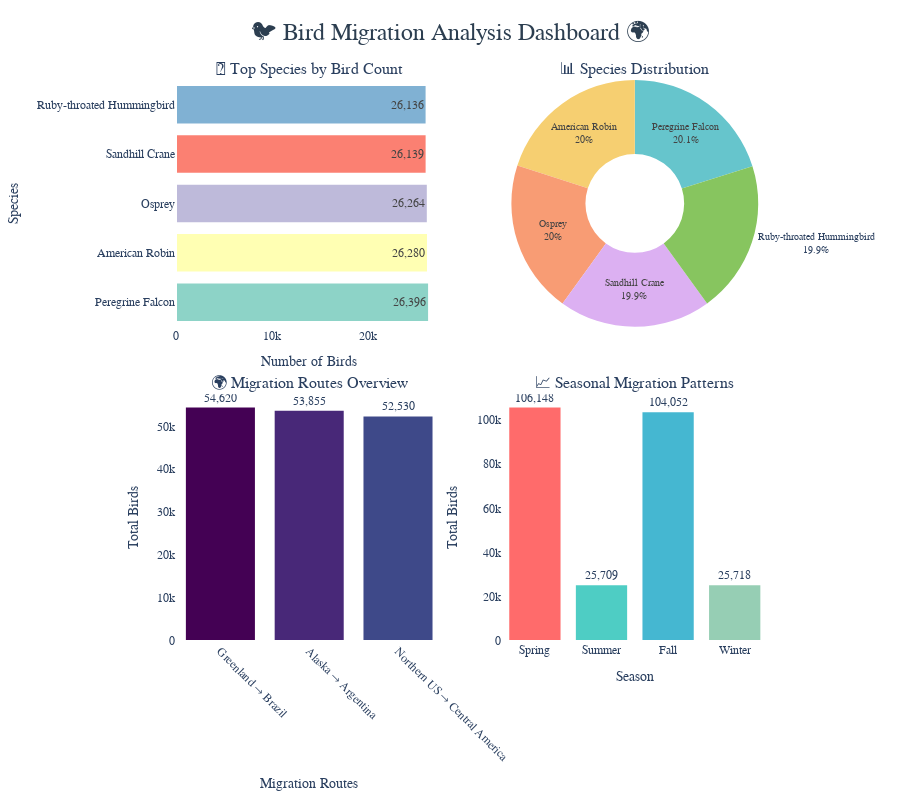

Notebook source saved alongside this figure:
### Code cell
# 🎨 Create a comprehensive species visualization dashboard
fig = make_subplots(
    rows=2, cols=2,
    subplot_titles=[
        "🥇 Top Species by Bird Count",
        "📊 Species Distribution",
        "🌍 Migration Routes Overview", 
        "📈 Seasonal Migration Patterns"
    ],
    specs=[[{"type": "bar"}, {"type": "pie"}],
           [{"type": "bar"}, {"type": "bar"}]],
    vertical_spacing=0.12,
    horizontal_spacing=0.1
)

# 1. Top Species Bar Chart
species_names = list(report['top_species'].keys())
species_counts = list(report['top_species'].values())

fig.add_trace(
    go.Bar(
        x=species_counts,
        y=species_names,
        orientation='h',
        marker=dict(
            color=px.colors.qualitative.Set3[:len(species_names)],
            line=dict(width=2, color='white')
        ),
        text=[f"{count:,}" for count in species_counts],
        textposition='inside',
        name="Species Count"
    ),
    row=1, col=1
)

# 2. Species Distribution Pie Chart
fig.add_trace(
    go.Pie(
        labels=species_names,
        values=species_counts,
        hole=0.4,
        marker=dict(colors=px.colors.qualitative.Pastel),
        textinfo='label+percent',
        textfont_size=10
    ),
    row=1, col=2
)

# 3. Migration Routes Bar Chart
route_names = [route['route'] for route in report['busiest_routes']]
route_counts = [route['bird_count'] for route in report['busiest_routes']]

fig.add_trace(
    go.Bar(
        x=route_names,
        y=route_counts,
        marker=dict(
            color=px.colors.sequential.Viridis[:len(route_names)],
            line=dict(width=2, color='white')
        ),
        text=[f"{count:,}" for count in route_counts],
        textposition='outside',
        name="Route Birds"
    ),
    row=2, col=1
)

# 4. Seasonal Patterns
seasons = ['Spring', 'Summer', 'Fall', 'Winter']
seasonal_totals = [
    report['seasonal_summary']['spring_total'],
    report['seasonal_summary']['summer_total'],
    report['seasonal_summary']['fall_total'],
    report['seasonal_summary']['winter_total']
]
seasonal_colors = ['#FF6B6B', '#4ECDC4', '#45B7D1', '#96CEB4']

fig.add_trace(
    go.Bar(
        x=seasons,
        y=seasonal_totals,
        marker=dict(
            color=seasonal_colors,
            line=dict(width=2, color='white')
        ),
        text=[f"{total:,}" for total in seasonal_totals],
        textposition='outside',
        name="Seasonal Migration"
    ),
    row=2, col=2
)

# Update layout with beautiful styling
fig.update_layout(
    title=dict(
        text="🐦 Bird Migration Analysis Dashboard 🌍",
        x=0.5,
        font=dict(size=24, color='#2C3E50')
    ),
    height=800,
    showlegend=False,
    plot_bgcolor='white',
    paper_bgcolor='white',
    font=dict(family="Arial, sans-serif", size=12),
    margin=dict(t=80, b=40, l=40, r=40)
)

# Update x-axes
fig.update_xaxes(title_text="Number of Birds", row=1, col=1)
fig.update_xaxes(title_text="Migration Routes", row=2, col=1, tickangle=45)
fig.update_xaxes(title_text="Season", row=2, col=2)

# Update y-axes
fig.update_yaxes(title_text="Species", row=1, col=1)
fig.update_yaxes(title_text="Total Birds", row=2, col=1)
fig.update_yaxes(title_text="Total Birds", row=2, col=2)

fig.show()

print("🎉 Beautiful migration dashboard created!")

### Figure 1 — Plotly figure (JSON) as saved in the notebook; plotly's stock layout.template omitted (floating-point values rounded to 4 significant figures)
{"data": [{"marker": {"color": ["rgb(141,211,199)", "rgb(255,255,179)", "rgb(190,186,218)", "rgb(251,128,114)", "rgb(128,177,211)"], "line": {"color": "white", "width": 2}}, "name": "Species Count", "orientation": "h", "text": ["26,396", "26,280", "26,264", "26,139", "26,136"], "textposition": "inside", "type": "bar", "x": [26396, 26280, 26264, 26139, 26136], "xaxis": "x", "y": ["Peregrine Falcon", "American Robin", "Osprey", "Sandhill Crane", "Ruby-throated Hummingbird"], "yaxis": "y"}, {"domain": {"x": [0.55, 1], "y": [0.56, 1]}, "hole": 0.4, "labels": ["Peregrine Falcon", "American Robin", "Osprey", "Sandhill Crane", "Ruby-throated Hummingbird"], "marker": {"colors": ["rgb(102, 197, 204)", "rgb(246, 207, 113)", "rgb(248, 156, 116)", "rgb(220, 176, 242)", "rgb(135, 197, 95)", "rgb(158, 185, 243)", "rgb(254, 136, 177)", "rgb(201, 219, 116)", "rgb(139, 224, 164)", "rgb(180, 151, 231)", "rgb(179, 179, 179)"]}, "textfont": {"size": 10}, "textinfo": "label+percent", "type": "pie", "values": [26396, 26280, 26264, 26139, 26136]}, {"marker": {"color": ["#440154", "#482878", "#3e4989"], "line": {"color": "white", "width": 2}}, "name": "Route Birds", "text": ["54,620", "53,855", "52,530"], "textposition": "outside", "type": "bar", "x": ["Greenland → Brazil", "Alaska → Argentina", "Northern US → Central America"], "xaxis": "x2", "y": [54620, 53855, 52530], "yaxis": "y2"}, {"marker": {"color": ["#FF6B6B", "#4ECDC4", "#45B7D1", "#96CEB4"], "line": {"color": "white", "width": 2}}, "name": "Seasonal Migration", "text": ["106,148", "25,709", "104,052", "25,718"], "textposition": "outside", "type": "bar", "x": ["Spring", "Summer", "Fall", "Winter"], "xaxis": "x3", "y": [106148, 25709, 104052, 25718], "yaxis": "y3"}], "layout": {"annotations": [{"font": {"size": 16}, "showarrow": false, "text": "🥇 Top Species by Bird Count", "x": 0.225, "xanchor": "center", "xref": "paper", "y": 1, "yanchor": "bottom", "yref": "paper"}, {"font": {"size": 16}, "showarrow": false, "text": "📊 Species Distribution", "x": 0.775, "xanchor": "center", "xref": "paper", "y": 1, "yanchor": "bottom", "yref": "paper"}, {"font": {"size": 16}, "showarrow": false, "text": "🌍 Migration Routes Overview", "x": 0.225, "xanchor": "center", "xref": "paper", "y": 0.44, "yanchor": "bottom", "yref": "paper"}, {"font": {"size": 16}, "showarrow": false, "text": "📈 Seasonal Migration Patterns", "x": 0.775, "xanchor": "center", "xref": "paper", "y": 0.44, "yanchor": "bottom", "yref": "paper"}], "font": {"family": "Arial, sans-serif", "size": 12}, "height": 800, "margin": {"b": 40, "l": 40, "r": 40, "t": 80}, "paper_bgcolor": "white", "plot_bgcolor": "white", "showlegend": false, "title": {"font": {"color": "#2C3E50", "size": 24}, "text": "🐦 Bird Migration Analysis Dashboard 🌍", "x": 0.5}, "xaxis": {"anchor": "y", "domain": [0, 0.45], "title": {"text": "Number of Birds"}}, "xaxis2": {"anchor": "y2", "domain": [0, 0.45], "tickangle": 45, "title": {"text": "Migration Routes"}}, "xaxis3": {"anchor": "y3", "domain": [0.55, 1], "title": {"text": "Season"}}, "yaxis": {"anchor": "x", "domain": [0.56, 1], "title": {"text": "Species"}}, "yaxis2": {"anchor": "x2", "domain": [0, 0.44], "title": {"text": "Total Birds"}}, "yaxis3": {"anchor": "x3", "domain": [0, 0.44], "title": {"text": "Total Birds"}}}}
